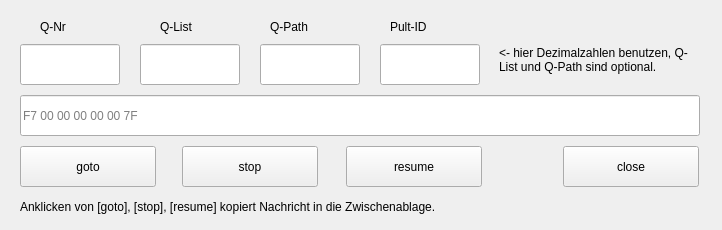
<?xml version="1.0" encoding="UTF-8"?>
<ui version="4.0">
 <class>MainWindow</class>
 <widget class="QMainWindow" name="MainWindow">
  <property name="geometry">
   <rect>
    <x>0</x>
    <y>0</y>
    <width>722</width>
    <height>230</height>
   </rect>
  </property>
  <property name="windowTitle">
   <string>goto to hex v1.0</string>
  </property>
  <property name="styleSheet">
   <string notr="true"/>
  </property>
  <widget class="QWidget" name="centralwidget">
   <widget class="QPushButton" name="butGoto">
    <property name="geometry">
     <rect>
      <x>20</x>
      <y>146</y>
      <width>136</width>
      <height>41</height>
     </rect>
    </property>
    <property name="text">
     <string>goto</string>
    </property>
   </widget>
   <widget class="QLineEdit" name="inQ_Nr">
    <property name="geometry">
     <rect>
      <x>20</x>
      <y>44</y>
      <width>100</width>
      <height>41</height>
     </rect>
    </property>
    <property name="maxLength">
     <number>7</number>
    </property>
   </widget>
   <widget class="QLineEdit" name="outHex">
    <property name="geometry">
     <rect>
      <x>20</x>
      <y>95</y>
      <width>680</width>
      <height>41</height>
     </rect>
    </property>
    <property name="maxLength">
     <number>100</number>
    </property>
    <property name="placeholderText">
     <string>F7 00 00 00 00 00 7F</string>
    </property>
   </widget>
   <widget class="QPushButton" name="butClose">
    <property name="geometry">
     <rect>
      <x>563</x>
      <y>146</y>
      <width>136</width>
      <height>41</height>
     </rect>
    </property>
    <property name="text">
     <string>close</string>
    </property>
   </widget>
   <widget class="QLabel" name="labelQ_Nr">
    <property name="geometry">
     <rect>
      <x>40</x>
      <y>16</y>
      <width>61</width>
      <height>22</height>
     </rect>
    </property>
    <property name="text">
     <string>Q-Nr</string>
    </property>
   </widget>
   <widget class="QLabel" name="labelID">
    <property name="geometry">
     <rect>
      <x>390</x>
      <y>16</y>
      <width>81</width>
      <height>22</height>
     </rect>
    </property>
    <property name="text">
     <string>Pult-ID</string>
    </property>
   </widget>
   <widget class="QLabel" name="labelQ_List">
    <property name="geometry">
     <rect>
      <x>160</x>
      <y>16</y>
      <width>71</width>
      <height>22</height>
     </rect>
    </property>
    <property name="text">
     <string>Q-List</string>
    </property>
   </widget>
   <widget class="QLineEdit" name="inID">
    <property name="geometry">
     <rect>
      <x>380</x>
      <y>44</y>
      <width>100</width>
      <height>41</height>
     </rect>
    </property>
    <property name="maxLength">
     <number>3</number>
    </property>
   </widget>
   <widget class="QLineEdit" name="inQ_List">
    <property name="geometry">
     <rect>
      <x>140</x>
      <y>44</y>
      <width>100</width>
      <height>41</height>
     </rect>
    </property>
    <property name="maxLength">
     <number>7</number>
    </property>
   </widget>
   <widget class="QPushButton" name="butStop">
    <property name="geometry">
     <rect>
      <x>182</x>
      <y>146</y>
      <width>136</width>
      <height>41</height>
     </rect>
    </property>
    <property name="text">
     <string>stop</string>
    </property>
   </widget>
   <widget class="QPushButton" name="butResume">
    <property name="geometry">
     <rect>
      <x>346</x>
      <y>146</y>
      <width>136</width>
      <height>41</height>
     </rect>
    </property>
    <property name="text">
     <string>resume</string>
    </property>
   </widget>
   <widget class="QLabel" name="labelErklaerung_Copy">
    <property name="geometry">
     <rect>
      <x>20</x>
      <y>196</y>
      <width>691</width>
      <height>22</height>
     </rect>
    </property>
    <property name="text">
     <string>Anklicken von [goto], [stop], [resume] kopiert Nachricht in die Zwischenablage.</string>
    </property>
   </widget>
   <widget class="QLabel" name="labelQ_Path">
    <property name="geometry">
     <rect>
      <x>270</x>
      <y>16</y>
      <width>81</width>
      <height>22</height>
     </rect>
    </property>
    <property name="text">
     <string>Q-Path</string>
    </property>
   </widget>
   <widget class="QLineEdit" name="inQ_Path">
    <property name="geometry">
     <rect>
      <x>260</x>
      <y>44</y>
      <width>100</width>
      <height>41</height>
     </rect>
    </property>
    <property name="maxLength">
     <number>7</number>
    </property>
   </widget>
   <widget class="QLabel" name="labelErklaerung_Dez">
    <property name="geometry">
     <rect>
      <x>499</x>
      <y>25</y>
      <width>201</width>
      <height>71</height>
     </rect>
    </property>
    <property name="text">
     <string>&lt;- hier Dezimalzahlen benutzen, Q-List und Q-Path sind optional.</string>
    </property>
    <property name="wordWrap">
     <bool>true</bool>
    </property>
   </widget>
  </widget>
  <action name="actionClose">
   <property name="text">
    <string>Close</string>
   </property>
  </action>
 </widget>
 <tabstops>
  <tabstop>inQ_Nr</tabstop>
  <tabstop>butGoto</tabstop>
  <tabstop>inQ_List</tabstop>
  <tabstop>butStop</tabstop>
  <tabstop>butResume</tabstop>
  <tabstop>inQ_Path</tabstop>
  <tabstop>inID</tabstop>
  <tabstop>outHex</tabstop>
  <tabstop>butClose</tabstop>
 </tabstops>
 <resources/>
 <connections/>
</ui>
